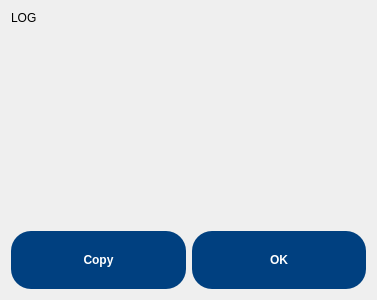
<?xml version="1.0" encoding="UTF-8"?>
<ui version="4.0">
 <class>LogWindow</class>
 <widget class="QDialog" name="LogWindow">
  <property name="geometry">
   <rect>
    <x>0</x>
    <y>0</y>
    <width>377</width>
    <height>300</height>
   </rect>
  </property>
  <property name="windowTitle">
   <string>Log output</string>
  </property>
  <layout class="QGridLayout" name="gridLayout" rowstretch="5,6,3">
   <item row="2" column="1">
    <widget class="QPushButton" name="okButton">
     <property name="sizePolicy">
      <sizepolicy hsizetype="Minimum" vsizetype="Minimum">
       <horstretch>0</horstretch>
       <verstretch>0</verstretch>
      </sizepolicy>
     </property>
     <property name="styleSheet">
      <string notr="true">QPushButton{background-color: #004080;
font: &quot;Century Gothic&quot;;
font-size: auto;
color: white;
font-weight: bold;
border-radius:20px;
}
QPushButton:hover{
background-color: #265d93;
}
QPushButton:pressed{
background-color: #004080;
}
QPushButton:disabled{
background-color:#e0e0e0;
font-weight:normal;
color:grey;
}</string>
     </property>
     <property name="text">
      <string>OK</string>
     </property>
    </widget>
   </item>
   <item row="0" column="0" colspan="2">
    <widget class="QLabel" name="logLabel">
     <property name="sizePolicy">
      <sizepolicy hsizetype="Preferred" vsizetype="Minimum">
       <horstretch>0</horstretch>
       <verstretch>0</verstretch>
      </sizepolicy>
     </property>
     <property name="text">
      <string>LOG</string>
     </property>
     <property name="alignment">
      <set>Qt::AlignLeading|Qt::AlignLeft|Qt::AlignTop</set>
     </property>
    </widget>
   </item>
   <item row="2" column="0">
    <widget class="QPushButton" name="copyButton">
     <property name="sizePolicy">
      <sizepolicy hsizetype="Minimum" vsizetype="Minimum">
       <horstretch>0</horstretch>
       <verstretch>0</verstretch>
      </sizepolicy>
     </property>
     <property name="styleSheet">
      <string notr="true">QPushButton{background-color: #004080;
font: &quot;Century Gothic&quot;;
font-size: auto;
color: white;
font-weight: bold;
border-radius:20px;
}
QPushButton:hover{
background-color: #265d93;
}
QPushButton:pressed{
background-color: #004080;
}
QPushButton:disabled{
background-color:#e0e0e0;
font-weight:normal;
color:grey;
}</string>
     </property>
     <property name="text">
      <string>Copy</string>
     </property>
    </widget>
   </item>
  </layout>
 </widget>
 <resources/>
 <connections/>
</ui>
